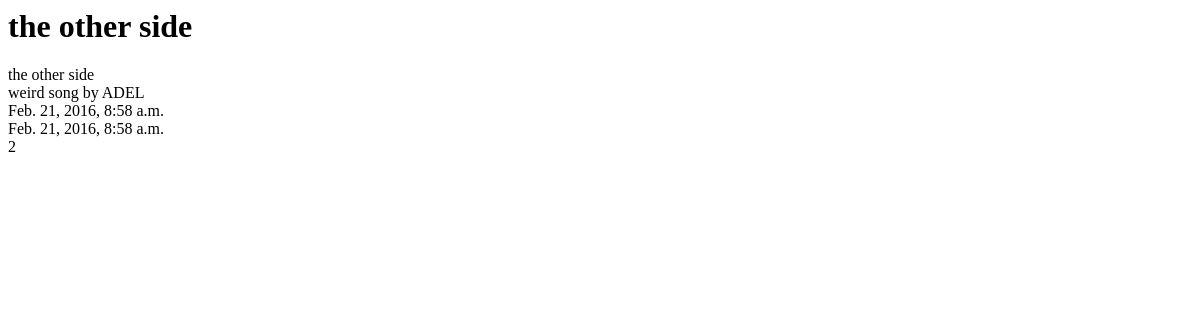
Page /posts/2/ on the earlier database version.
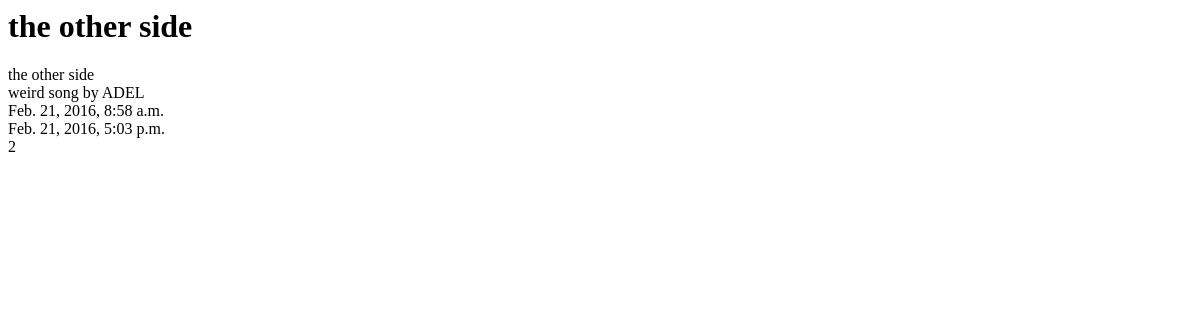
Same page on the later database version.
### posts/models.py (models this page shows, shortened)
class Post(models.Model):
	title=models.CharField(max_length=120)
	content=models.TextField()
	updated=models.DateTimeField(auto_now=True,auto_now_add=False)
	timestamp=models.DateTimeField(auto_now=False,auto_now_add=True)

### posts/views.py (the view)
# urls.py: url(r'^(?P<id>\d+)/$', post_detail ,name="detail"),
def post_detail(request, id=None):
	instance=get_object_or_404(Post, id=id)
	context={
		"title": instance.title,
		"instance":instance,
		}
	return render(request, "post_detail.html" ,context)

### templates/post_detail.html (shortened to what this page needs)
{% extends "base.html" %}
{% block content %}
<h1>{{ title }}</h1>
{{ instance.title }}<br/>
{{ instance.content }}<br/>
{{ instance.timestamp }}<br/>
{{ instance.updated }}<br/>
{{ instance.id }}<br/>
{% endblock content %}

Differences in the rows shown:
changed Post "the other side": updated "Feb. 21, 2016, 8:58 a.m." → "Feb. 21, 2016, 5:03 p.m."
